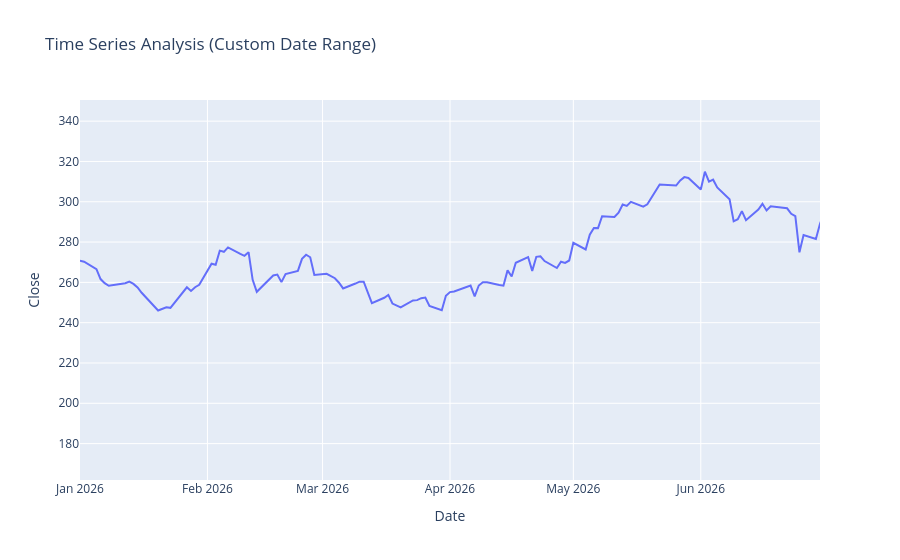

Notebook source saved alongside this figure:
### Code cell
figure = px.line(df, x = df.index, y='Close',range_x = ['2026-01-01','2026-06-30'], title = "Time Series Analysis (Custom Date Range)")
figure.show()

### Figure 1 — Plotly figure (JSON) as saved in the notebook; plotly's stock layout.template omitted (floating-point values rounded to 4 significant figures; data arrays with more than 128 entries replaced by an {"elided": "..."} marker saying what was removed)
{"data": [{"hovertemplate": "Date=%{x}<br>Close=%{y}<extra></extra>", "legendgroup": "", "line": {"color": "#636efa", "dash": "solid"}, "marker": {"symbol": "circle"}, "mode": "lines", "name": "", "orientation": "v", "showlegend": false, "type": "scatter", "x": {"elided": "493 str values"}, "xaxis": "x", "y": {"elided": "493 float values"}, "yaxis": "y"}], "layout": {"legend": {"tracegroupgap": 0}, "title": {"text": "Time Series Analysis (Custom Date Range)"}, "xaxis": {"anchor": "y", "domain": [0, 1], "range": ["2026-01-01", "2026-06-30"], "title": {"text": "Date"}}, "yaxis": {"anchor": "x", "domain": [0, 1], "title": {"text": "Close"}}}}
